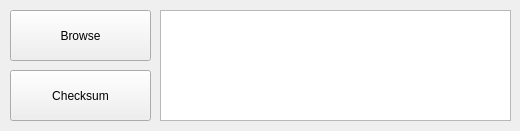
<?xml version="1.0" encoding="UTF-8"?>
<ui version="4.0">
 <class>QTIface</class>
 <widget class="QMainWindow" name="QTIface">
  <property name="geometry">
   <rect>
    <x>0</x>
    <y>0</y>
    <width>520</width>
    <height>131</height>
   </rect>
  </property>
  <property name="sizePolicy">
   <sizepolicy hsizetype="Fixed" vsizetype="Fixed">
    <horstretch>0</horstretch>
    <verstretch>0</verstretch>
   </sizepolicy>
  </property>
  <property name="minimumSize">
   <size>
    <width>520</width>
    <height>131</height>
   </size>
  </property>
  <property name="maximumSize">
   <size>
    <width>520</width>
    <height>131</height>
   </size>
  </property>
  <property name="mouseTracking">
   <bool>false</bool>
  </property>
  <property name="windowTitle">
   <string>QTIface</string>
  </property>
  <widget class="QWidget" name="centralWidget">
   <widget class="QPushButton" name="FileSearch">
    <property name="geometry">
     <rect>
      <x>10</x>
      <y>10</y>
      <width>141</width>
      <height>51</height>
     </rect>
    </property>
    <property name="text">
     <string>Browse</string>
    </property>
   </widget>
   <widget class="QPushButton" name="checksumactivate">
    <property name="geometry">
     <rect>
      <x>10</x>
      <y>70</y>
      <width>141</width>
      <height>51</height>
     </rect>
    </property>
    <property name="text">
     <string>Checksum</string>
    </property>
   </widget>
   <widget class="QTextEdit" name="textEdit">
    <property name="geometry">
     <rect>
      <x>160</x>
      <y>10</y>
      <width>351</width>
      <height>111</height>
     </rect>
    </property>
    <property name="readOnly">
     <bool>true</bool>
    </property>
   </widget>
  </widget>
  <action name="actionQuit">
   <property name="text">
    <string>Quit</string>
   </property>
  </action>
  <action name="actionQuit_2">
   <property name="text">
    <string>Quit</string>
   </property>
  </action>
 </widget>
 <layoutdefault spacing="6" margin="11"/>
 <resources/>
 <connections/>
</ui>
